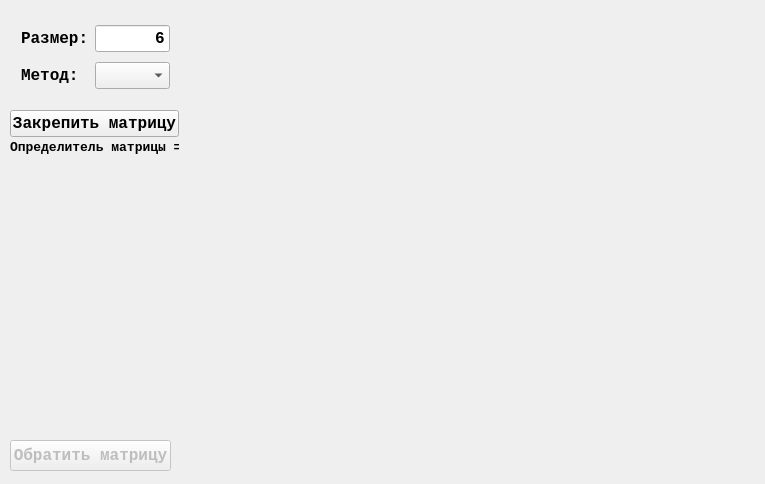
<?xml version="1.0" encoding="UTF-8"?>
<ui version="4.0">
 <class>MainWindow</class>
 <widget class="QMainWindow" name="MainWindow">
  <property name="geometry">
   <rect>
    <x>0</x>
    <y>0</y>
    <width>765</width>
    <height>484</height>
   </rect>
  </property>
  <property name="sizePolicy">
   <sizepolicy hsizetype="Preferred" vsizetype="Preferred">
    <horstretch>0</horstretch>
    <verstretch>0</verstretch>
   </sizepolicy>
  </property>
  <property name="font">
   <font>
    <family>Consolas</family>
    <pointsize>12</pointsize>
    <weight>75</weight>
    <bold>true</bold>
    <underline>false</underline>
   </font>
  </property>
  <property name="windowTitle">
   <string>Обращение матриц</string>
  </property>
  <widget class="QWidget" name="centralWidget">
   <widget class="QWidget" name="gridLayoutWidget">
    <property name="geometry">
     <rect>
      <x>10</x>
      <y>10</y>
      <width>171</width>
      <height>95</height>
     </rect>
    </property>
    <layout class="QGridLayout" name="gridMenu">
     <item row="1" column="1">
      <widget class="QComboBox" name="method_box"/>
     </item>
     <item row="1" column="0">
      <widget class="QLabel" name="method_label">
       <property name="text">
        <string>Метод:</string>
       </property>
      </widget>
     </item>
     <item row="0" column="0">
      <widget class="QLabel" name="size_label">
       <property name="text">
        <string>Размер:</string>
       </property>
      </widget>
     </item>
     <item row="0" column="1">
      <widget class="QLineEdit" name="size_line">
       <property name="text">
        <string>6</string>
       </property>
       <property name="alignment">
        <set>Qt::AlignRight|Qt::AlignTrailing|Qt::AlignVCenter</set>
       </property>
      </widget>
     </item>
    </layout>
   </widget>
   <widget class="QWidget" name="gridLayoutWidget_2">
    <property name="geometry">
     <rect>
      <x>190</x>
      <y>10</y>
      <width>561</width>
      <height>461</height>
     </rect>
    </property>
    <layout class="QGridLayout" name="gridMatrix"/>
   </widget>
   <widget class="QPushButton" name="button_invert">
    <property name="enabled">
     <bool>false</bool>
    </property>
    <property name="geometry">
     <rect>
      <x>10</x>
      <y>440</y>
      <width>161</width>
      <height>31</height>
     </rect>
    </property>
    <property name="text">
     <string>Обратить матрицу</string>
    </property>
   </widget>
   <widget class="QLabel" name="label_det">
    <property name="geometry">
     <rect>
      <x>10</x>
      <y>140</y>
      <width>169</width>
      <height>15</height>
     </rect>
    </property>
    <property name="font">
     <font>
      <pointsize>10</pointsize>
      <kerning>false</kerning>
     </font>
    </property>
    <property name="acceptDrops">
     <bool>false</bool>
    </property>
    <property name="text">
     <string>Определитель матрицы = 0</string>
    </property>
   </widget>
   <widget class="QPushButton" name="button_freezeMatrix">
    <property name="geometry">
     <rect>
      <x>10</x>
      <y>110</y>
      <width>169</width>
      <height>27</height>
     </rect>
    </property>
    <property name="text">
     <string>Закрепить матрицу</string>
    </property>
   </widget>
  </widget>
 </widget>
 <layoutdefault spacing="6" margin="11"/>
 <resources/>
 <connections/>
</ui>
